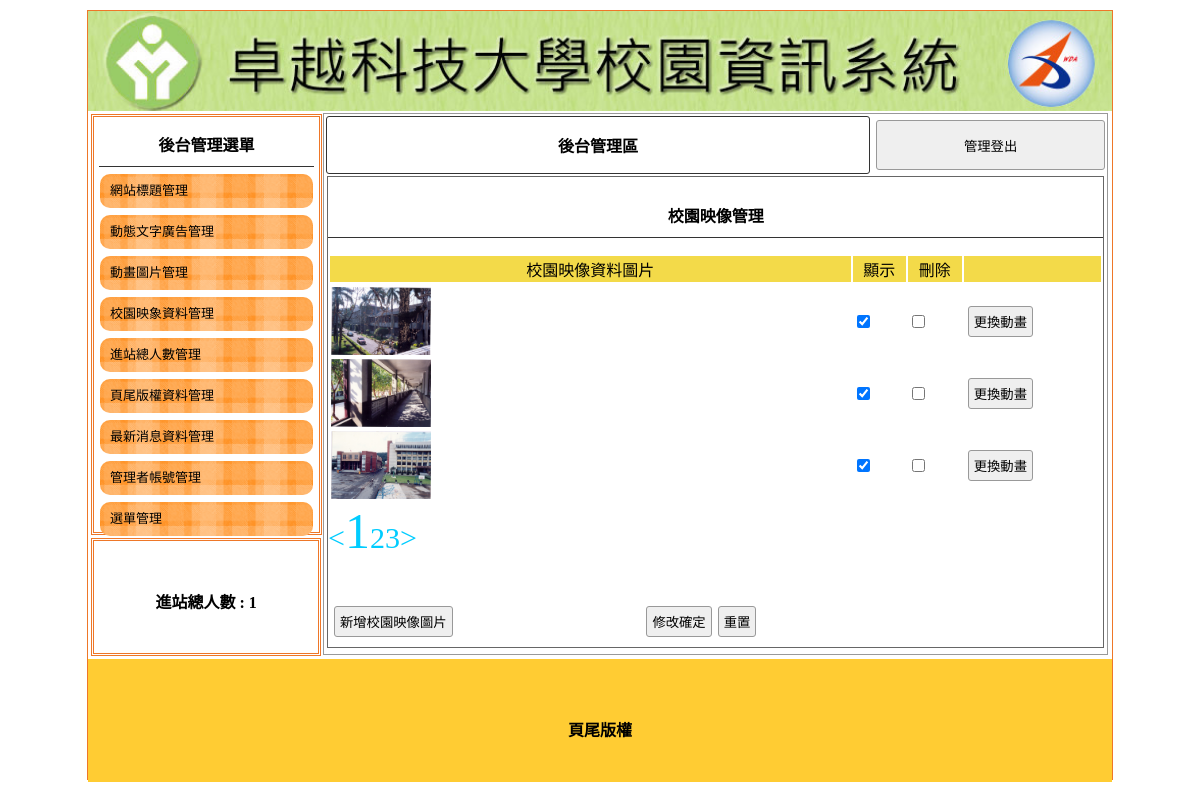
Page /admin.php?do=admin&redo=image on the committed database.
### tables this page shows
CREATE TABLE `title` (
  `id` int(11) NOT NULL,
  `file` text NOT NULL,
  `text` text NOT NULL,
  `display` int(11) NOT NULL
);

CREATE TABLE `visit` (
  `count` int(11) NOT NULL
);

CREATE TABLE `gallery` (
  `id` int(11) NOT NULL,
  `file` text NOT NULL,
  `display` int(11) NOT NULL
);

CREATE TABLE `footer` (
  `text` text NOT NULL
);

### sql.php (called while the page is built, shortened)
<?php
	$link = mysqli_connect("localhost", "root", "", "dbxx");
	mysqli_query($link, "set names utf8");
	$result = mysqli_query($link, "select * from title where display = 1");
	while($row = mysqli_fetch_array($result))
	{
		$title_pic = $row["file"];
		$title_text = $row["text"];
	}
	$result = mysqli_query($link, "select * from footer");
	while($row = mysqli_fetch_array($result))
	{
		$footer = $row["text"];
	}
	$result = mysqli_query($link, "select * from visit");
	while($row = mysqli_fetch_array($result))
	{
		$visit = $row["count"];
	}
?>

### main.php (the view, shortened to what this page needs)
<?php
	if(!isset($_GET["redo"]))
	{
		?>
		 <p class="t cent botli">網站標題管理</p>
		 <form method="post" action="api.php?from=title">
    <table width="100%">
    	<tbody><tr class="yel">
        	<td width="45%">網站標題</td><td width="23%">替代文字</td><td width="7%">顯示</td><td width="7%">刪除</td><td></td>
                    </tr>
    </tbody></table>
	   <table width="100%">
    	<tbody>
		<?php
			$result = mysqli_query($link, "select * from title");
			while($row = mysqli_fetch_array($result))
			{
		?>
			<tr>
				<td width="45%"><img src="img/<?=$row["file"]?>" width="300" height="30"></td>
				<td width="23%"><input type="text" name="text[]" value="<?=$row["text"]?>"></td>
				<td width="7%"><input type="radio" name="display" value="<?=$row["id"]?>" <?php if($row["display"] == 1) echo "checked"; ?>></td>
				<td width="7%"><input type="checkbox" name="delete[]" value="<?=$row["id"]?>"></td>
				<td><input type="button" onclick="op(&#39;#cover&#39;,&#39;#cvr&#39;,&#39;view.php?do=titleupdate&id=<?=$row["id"]?>&#39;)" value="更換圖片"></td>
						</tr>
		<?php
			}
		?>
    </tbody></table>
           <table style="margin-top:40px; width:70%;">
     <tbody><tr>
      <td width="200px"><input type="button" onclick="op(&#39;#cover&#39;,&#39;#cvr&#39;,&#39;view.php?do=titleupload&#39;)" value="新增網站標題圖片"></td><td class="cent"><input type="submit" value="修改確定"><input type="reset" value="重置"></td>
     </tr>
    </tbody></table>
        </form>
		<?php
	}
	else
	{
		if($_GET["redo"] == "ad")
		{
			?>
		 <p class="t cent botli">動態文字廣告管理</p>
		 <form method="post" action="api.php?from=advert">
    <table width="100%">
    	<tbody><tr class="yel">
        	<td width="68%">動態文字廣告</td><td width="7%">顯示</td><td width="7%">刪除</td>
                    </tr>
    </tbody></table>
	   <table width="100%">
    	<tbody>
		<?php
			$result = mysqli_query($link, "select * from advert");
			while($row = mysqli_fetch_array($result))
			{
		?>
			<tr>
				<td width="68%"><input type="text" name="text[]" value="<?=$row["text"]?>" style="width:95%"></td>
				<td width="7%"><input type="checkbox" name="display[]" value="<?=$row["id"]?>" <?php if($row["display"] == 1) echo "checked"; ?>></td>
				<td width="7%"><input type="checkbox" name="delete[]"  value="<?=$row["id"]?>"><input type="hidden" name="id[]" value="<?=$row["id"]?>"></td>
			</tr>
		<?php
			}
		?>
    </tbody></table>
           <table style="margin-top:40px; width:70%;">
     <tbody><tr>
      <td width="200px"><input type="button" onclick="op(&#39;#cover&#39;,&#39;#cvr&#39;,&#39;view.php?do=advert&#39;)" value="新增動態文字廣告"></td><td class="cent"><input type="submit" value="修改確定"><input type="reset" value="重置"></td>
     </tr>
    </tbody></table>
        </form>
		<?php
		}
		elseif($_GET["redo"] == "image")
		{
			?>
		 <p class="t cent botli">校園映像管理</p>
		 <form method="post" action="api.php?from=image">
    <table width="100%">
    	<tbody><tr class="yel">
        	<td width="68%">校園映像資料圖片</td><td width="7%">顯示</td><td width="7%">刪除</td><td></td>
                    </tr>
    </tbody></table>
	   <table width="100%">
    	<tbody>
		<?php
			if(!isset($_GET["p"]))	$page = 1;
			else $page = $_GET["p"];
			$start = $page*3-3;
			$result = mysqli_query($link, "select * from news");
			$total = mysqli_num_rows($result);
			if($page == 1)
				$result = mysqli_query($link, "select * from gallery order by id limit 3");
			else
				$result = mysqli_query($link, "select * from gallery order by id limit ".$start.", 3");
			$totalp = ceil($total/3);
			while($row = mysqli_fetch_array($result))
			{
		?>
			<tr>
				<td width="68%"><img src="img/<?=$row["file"]?>" width="100" height="68"></td>
				<td width="7%"><input type="checkbox" name="display[]" value="<?=$row["id"]?>" <?php if($row["display"] == 1) echo "checked"; ?>></td>
				<td width="7%"><input type="checkbox" name="delete[]"  value="<?=$row["id"]?>"></td>
			<td><input type="button" onclick="op(&#39;#cover&#39;,&#39;#cvr&#39;,&#39;view.php?do=imageupdate&id=<?=$row["id"]?>&#39;)" value="更換動畫"><input type="hidden" name="id[]" value="<?=$row["id"]?>"></td>
						</tr>
		<?php
			}
		?>
    </tbody></table>
		<?php
			$lp = $page -1;
			$np = $page +1;
			if($lp<1)	$lp = 1;
			echo '<a class="bl" style="font-size:30px;" href="?redo=image&p='.$lp.'"><</a>';
			for($i = 1; $i<=$totalp; $i++)
			{
				if($i != $page)
					echo '<a class="bl" style="font-size:30px;" href="?redo=image&p='.$i.'">'.$i.'</a>';
				else
					echo '<a class="bl" style="font-size:50px;" href="?redo=image&p='.$i.'">'.$i.'</a>';
			}
			echo '<a class="bl" style="font-size:30px;" href="?redo=image&p='.$np.'">></a>';
		?>
           <table style="margin-top:40px; width:70%;">
     <tbody><tr>
      <td width="200px"><input type="button" onclick="op(&#39;#cover&#39;,&#39;#cvr&#39;,&#39;view.php?do=mvimupload&#39;)" value="新增校園映像圖片"></td><td class="cent"><input type="submit" value="修改確定"><input type="reset" value="重置"></td>
     </tr>
    </tbody></table>
        </form>
		<?php
		}
	}
?>

### admin.php (shortened to what this page needs)
<!DOCTYPE html PUBLIC "-//W3C//DTD XHTML 1.0 Transitional//EN" "http://www.w3.org/TR/xhtml1/DTD/xhtml1-transitional.dtd">
<?php
	include "sql.php";
	include "auth.php";
?>
<html xmlns="http://www.w3.org/1999/xhtml"><head><meta http-equiv="Content-Type" content="text/html; charset=UTF-8">
<link href="./assets/css.css" rel="stylesheet" type="text/css">
</head>
<body>
	<div id="main">
    	<a title='<?=$title_text?>' href='./index.php'><div class='ti' style='background:url(&#39;img/<?=$title_pic?>&#39;); background-size:cover;'></div></a>
    	<div id="ms">
             	<div id="lf" style="float:left;">
            		<div id="menuput" class="dbor">
                    	                    		<span class="t botli">後台管理選單</span>
                			                            <a style="color:#000; font-size:13px; text-decoration:none;" href="admin.php">
                            	<div class="mainmu">
                    			網站標題管理                    			</div>
                            </a>
							                            <a style="color:#000; font-size:13px; text-decoration:none;" href="?do=admin&redo=ad">
                            	<div class="mainmu">
                    			動態文字廣告管理                    			</div>
                            </a>
							                            <a style="color:#000; font-size:13px; text-decoration:none;" href="?do=admin&redo=mvim">
                            	<div class="mainmu">
                    			動畫圖片管理                    			</div>
                            </a>
							                            <a style="color:#000; font-size:13px; text-decoration:none;" href="?do=admin&redo=image">
                            	<div class="mainmu">
                    			校園映象資料管理                    			</div>
                            </a>
										    <a style="color:#000; font-size:13px; text-decoration:none;" href="?do=admin&redo=total">
                            	<div class="mainmu">
                    			進站總人數管理                    			</div>
                            </a>
							                            <a style="color:#000; font-size:13px; text-decoration:none;" href="?do=admin&redo=bottom">
                            	<div class="mainmu">
                    			頁尾版權資料管理                    			</div>
                            </a>
							                            <a style="color:#000; font-size:13px; text-decoration:none;" href="?do=admin&redo=news">
                            	<div class="mainmu">
                    			最新消息資料管理                    			</div>
                            </a>
							                            <a style="color:#000; font-size:13px; text-decoration:none;" href="?do=admin&redo=admin">
                            	<div class="mainmu">
                    			管理者帳號管理                    			</div>
                            </a>
										    <a style="color:#000; font-size:13px; text-decoration:none;" href="?do=admin&redo=menu">
                            	<div class="mainmu">
                    			選單管理                    			</div>
                            </a>
							                    </div>
                    <div class="dbor" style="margin:3px; width:95%; height:20%; line-height:100px;">
                    	<span class="t">進站總人數 :
                        	<?=$visit?>                       </span>
                    </div>
        		</div>
                <div class="di" style="height:540px; border:#999 1px solid; width:76.5%; margin:2px 0px 0px 0px; float:left; position:relative; left:20px;">
                                                    <table width="100%">
                                	<tbody><tr>
                                    	<td style="width:70%;font-weight:800; border:#333 1px solid; border-radius:3px;" class="cent"><a href="?do=admin" style="color:#000; text-decoration:none;">後台管理區</a></td><td>
										<button onclick="document.cookie=&#39;user=&#39;;location.replace(&#39;login.php?do=logout&#39;)" style="width:99%; margin-right:2px; height:50px;">管理登出</button>
										</td>
                                    </tr>
                                </tbody></table>
                                <div style="width:99%; height:87%; margin:auto; overflow:auto; border:#666 1px solid;">
       <?php include "main.php";?>
                                    </div>
                                                </div>
                             </div>
            	<div style="width:1024px; left:0px; position:relative; background:#FC3; margin-top:4px; height:123px; display:block;">
                	<span class="t" style="line-height:123px;"><?=$footer?></span>
                </div>
    </div>
</body></html>

### assets/css.css (style rules this page uses)
body { padding:0px; margin:0px; }
#main { width:1024px; height:768px; margin:10px auto 10px auto; border:#EE7728 1px solid; position:relative; }
.ti { width:100%; height:100px; position:relative; background-size:cover; background-repeat:no-repeat; }
.dbor { border:#EE7728 double 3px; margin:1px; padding:2px 10px 2px 10px; }
.t { font-weight:800; display:block; text-align:center; padding:10px 1px 10px 1px; }
.botli { border-bottom:#333 1px solid; }
.mainmu { position:relative; border-radius:10px; background:url(icon/menu.fw.png) center no-repeat; background-size:cover; line-height:30px; padding:2px 10px 2px 10px; margin:7px 1px 7px 1px; }
#lf { height:540px; width:21%; display:inline-block; }
#menuput { width:100%; height:75%; position:relative; padding:5px; display:block; margin: 3px; }
.di { display:inline-block; }
.cent { text-align:center; }
input,button { border:#999 1px solid; border-radius:3px; background:#EFEFEF; padding:5px; margin:3px; }
.yel td { background:#F3DA49; text-align:center; }
.bl { color:#0CF; cursor:pointer; text-decoration:none; }

### rows in the picture
title: file (picture)
visit: count "1"
gallery: file (picture), display "☑"
gallery: file (picture), display "☑"
gallery: file (picture), display "☑"
footer: text "頁尾版權"
